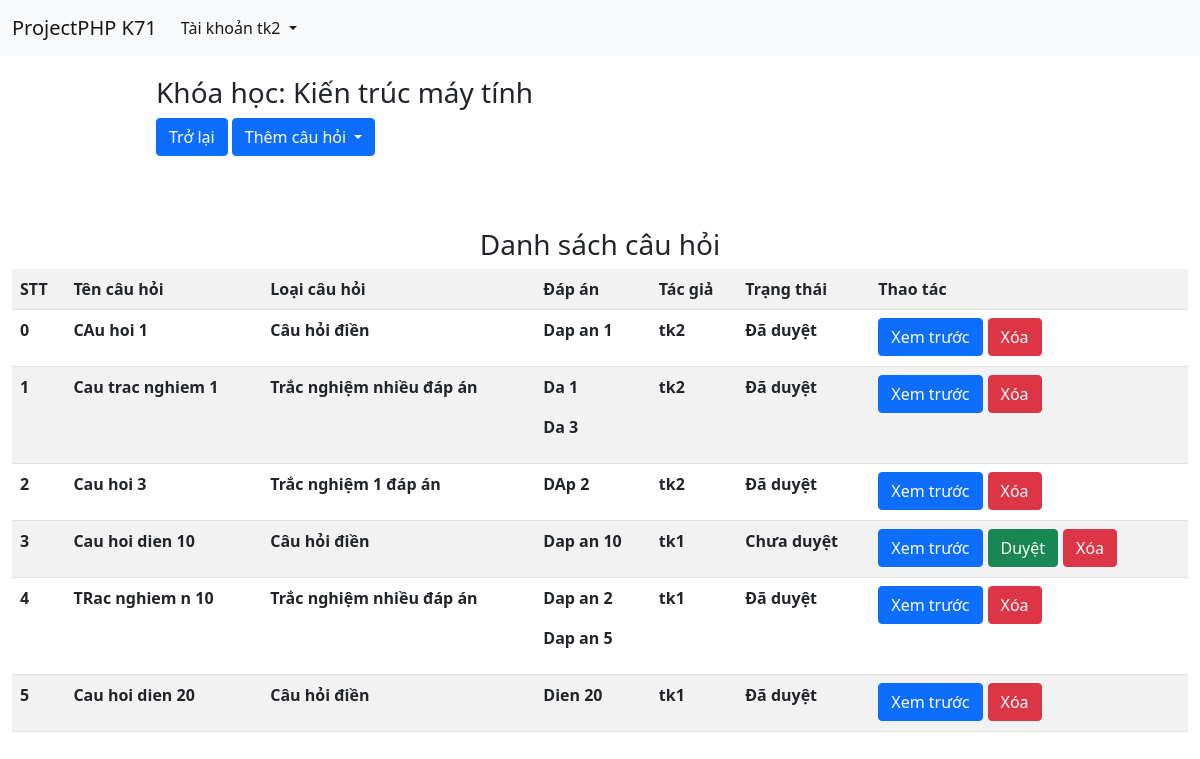
/src/bien_tap.php?courseId=1 (signed in), run on the app's committed database.
### tables this page shows
CREATE TABLE `user` (
  `id` int(11) NOT NULL AUTO_INCREMENT,
  `userName` varchar(100) DEFAULT NULL,
  `password` varchar(100) DEFAULT NULL,
  `firstName` varchar(50) DEFAULT NULL,
  `lastName` varchar(50) DEFAULT NULL,
  `role` char(10) DEFAULT 'USER',
  `date_of_birth` date DEFAULT NULL,
  `khoa_id` int(11) DEFAULT NULL,
  PRIMARY KEY (`id`),
  KEY `khoa_id` (`khoa_id`),
  CONSTRAINT `user_ibfk_1` FOREIGN KEY (`khoa_id`) REFERENCES `khoa` (`id`)
);

CREATE TABLE `question` (
  `id` int(11) NOT NULL AUTO_INCREMENT,
  `user_id` int(11) NOT NULL,
  `course_id` int(11) NOT NULL,
  `question_type` varchar(50) DEFAULT NULL,
  `content` text DEFAULT NULL,
  `imgpath` varchar(255) DEFAULT NULL,
  `state` varchar(30) DEFAULT 'Chưa duyệt',
  PRIMARY KEY (`id`),
  KEY `user_id` (`user_id`),
  KEY `course_id` (`course_id`),
  CONSTRAINT `question_ibfk_1` FOREIGN KEY (`user_id`) REFERENCES `user` (`id`),
  CONSTRAINT `question_ibfk_2` FOREIGN KEY (`course_id`) REFERENCES `course` (`id`)
);

CREATE TABLE `answer` (
  `id` int(11) NOT NULL AUTO_INCREMENT,
  `question_id` int(11) DEFAULT NULL,
  `content` text DEFAULT NULL,
  `isTrue` tinyint(1) DEFAULT NULL,
  `pos` int(11) DEFAULT NULL,
  PRIMARY KEY (`id`),
  KEY `question_id` (`question_id`),
  CONSTRAINT `answer_ibfk_1` FOREIGN KEY (`question_id`) REFERENCES `question` (`id`)
);

### function.php (called while the page is built, shortened)
<?php
	include 'connectdb.php';
    function getByPredicate($tablename,$predicate){
        global $conn;
        $query="select * from $tablename where $predicate";
        $result=mysqli_query($conn,$query);
        if($result) return $result;
        return false;
    }
    function getById($tablename,$id){
        $result=getByPredicate($tablename,"id=$id");
        if($result) return mysqli_fetch_assoc($result);
        return false;
    }
    function getUserById($user_id){
        $user=getById("user",$user_id);
        unset($user['password']);
        return $user;
    }
    function getAnsByQuesId($quesId){
        $result= getByPredicate("Answer","question_id=$quesId");
        $arr=Array();
        while($row=mysqli_fetch_assoc($result)){
            array_push($arr,$row);
        }
        return $arr;
    }
    function getAllQuestionByCourseId($courseId,$user_id=false) {
        $predicate="course_id=$courseId";
        $user=getUserById($user_id);
        $question=getByPredicate("Question",$predicate);
        $arr=Array();
        while($row=mysqli_fetch_assoc($question)){
            $answers=getAnsByQuesId($row["id"]);
            $user=getUserById($row['user_id']);
            $row["answer"]=$answers;
            $row["user"]=$user;
            array_push($arr,$row);
        }
        return $arr;
    }
?>

### src/bien_tap.php (the view, shortened to what this page needs)
<?php
    include '../function.php';
    include '../connectdb.php';
?>
<!DOCTYPE html>
<html lang="en">
<head>
	<link href="https://cdn.jsdelivr.net/npm/bootstrap@5.0.2/dist/css/bootstrap.min.css" rel="stylesheet">
</head>
<body>
    <?php
        include 'navbar.php';
    ?>
	<main style="min-height: 100vh; max-width: 100%;">
        <div id="action" style="margin: 20px 0 0 13%;">
            <p class="h3">
                Khóa học:
                <?php
                    if(isset($_GET["courseId"])){
                        $query="Select * from course where id=$_GET[courseId]";
                        $result=mysqli_query($conn,$query);
                        while($row=mysqli_fetch_assoc($result)){
                            print_r($row['name']);
                        }
                    }
                ?>
            </p>
            <a href="./khoa_hoc.php" class="btn btn-primary">Trở lại</a>
            <button type="button" class="btn btn-primary dropdown-toggle" data-bs-toggle="dropdown">
                Thêm câu hỏi
            </button>
        </div>
        <div class="d-flex flex-wrap flex-column align-items-center" style="padding: 1%;margin: 5% 0 0 0; ">
            <p class="h3">Danh sách câu hỏi</p>
            <form action="./bien_tap.php<?php echo"?courseId=$_GET[courseId]"?>" method="post">
                <table  class="table table-striped">
                    <tr>
                        <th>STT</th>
                        <th>Tên câu hỏi</th>
                        <th>Loại câu hỏi</th>
                        <th>Đáp án</th>
                        <th>Tác giả</th>
                        <th>Trạng thái</th>
                        <th>Thao tác</th>
                    </tr>
                    <?php
                        function actionRender($question){
                            $action="";
                            $action=$action."<button name='view' value='$question[id]' class='btn btn-primary'>Xem trước</button>";
                            if($_SESSION['role']==ADMIN){
                                if($question['state']==CHUA_DUYET){
                                    $action=$action."<button name='duyet' value='$question[id]' class='btn btn-success'>Duyệt</button>";
                                }
                                $action=$action."<button name='delete' value='$question[id]' class='btn btn-danger'>Xóa</button>";
                            }
                            return "<div style='display:flex;flex-direction:row;' class='action-btns'>$action</div>";
                        }
                        $questions=getAllQuestionByCourseId($_GET['courseId'],$_SESSION['userid']);
                        for ($i=0; $i <count($questions) ; $i++) {
                            $answers=Array();
                            foreach ($questions[$i]['answer'] as $key => $answer) {
                                if($answer['isTrue']) array_push($answers,$answer);
                            }
                            echo "<tr>
                                    <th>$i</th>
                                    <th>".$questions[$i]['content']."</th>
                                    <th>".$questions[$i]['question_type']."</th>
                                    <th>".join(" ",array_map(function($answer){return "<p>$answer[content]</p>"; },$answers))."</th>
                                    <th>".$questions[$i]['user']['userName']."</th>
                                    <th>".$questions[$i]['state']."</th>
                                    <th>".actionRender($questions[$i])."</th>
                                </tr>";
                        }
                    ?>
                </table>
            </form>
        </div>
	</main>
</body>
</html>

### src/navbar.php (shortened to what this page needs)
<nav class="navbar navbar-expand-lg navbar-light bg-light">
  <div class="container-fluid">
    <a class="navbar-brand" href="#">ProjectPHP K71</a>
    <div class="collapse navbar-collapse" id="navbarNavDropdown">
      <ul class="navbar-nav">
        <li class="nav-item dropdown">
          <a class="nav-link dropdown-toggle active" href="#" id="navbarDropdownMenuLink" role="button" data-bs-toggle="dropdown" aria-expanded="false">
             <?php
                $query="Select * from user where id='$_SESSION[userid]'";
                $result=mysqli_fetch_assoc(mysqli_query($conn,$query));
                echo "Tài khoản $result[userName]";
             ?>
          </a>
        </li>
      </ul>
    </div>
  </div>
</nav>

### src/bien_tap.php (style rules this page uses)
a { text-decoration: none; color: white; }
form { width: 100%; }
.action-btns button { margin-right: 5px; }

### data on the page
user: userName "tk2"
question: content "CAu hoi 1", question_type "Câu hỏi điền", state "Đã duyệt"
answer: content "Dap an 1"
question: content "Cau trac nghiem 1", question_type "Trắc nghiệm nhiều đáp án", state "Đã duyệt"
answer: content "Da 1"
answer: content "Da 3"
question: content "Cau hoi 3", question_type "Trắc nghiệm 1 đáp án", state "Đã duyệt"
answer: content "DAp 2"
question: content "Cau hoi dien 10", question_type "Câu hỏi điền", state "Chưa duyệt"
answer: content "Dap an 10"
user: userName "tk1"
question: content "TRac nghiem n 10", question_type "Trắc nghiệm nhiều đáp án", state "Đã duyệt"
answer: content "Dap an 2"
answer: content "Dap an 5"
question: content "Cau hoi dien 20", question_type "Câu hỏi điền", state "Đã duyệt"
answer: content "Dien 20"
